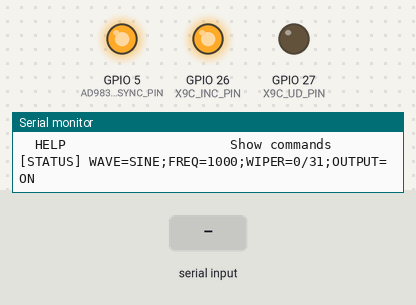
Bench run of a sketch on a simulated ESP32. On the bench: output pins drawn as LEDs (lit = HIGH), the last lines printed to the serial monitor. The test bench sets the inputs (shaded band). Pins used as bus, display or sensor lines are not drawn.

Above: at 1.7 s.
1.8 s: "25\n" received over Serial
At 2.7 s:
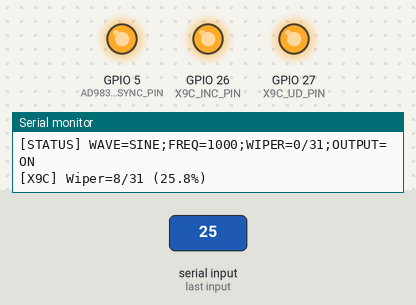
3.3 s: "0\n" received over Serial
At 3.9 s:
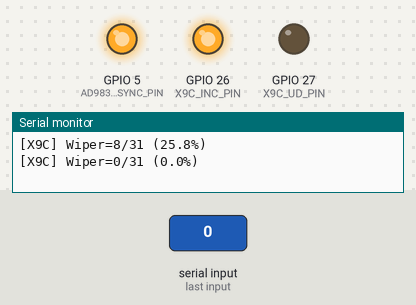
4.8 s: "50\n" received over Serial
At 6.2 s:
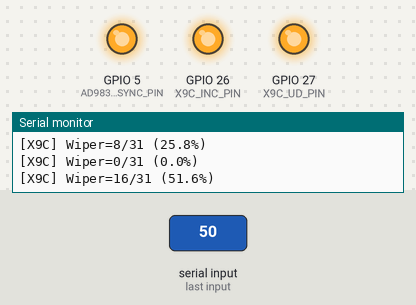
Timing chart, 0 to 7.8 s (numbered marks = the images above; inputs shaded):
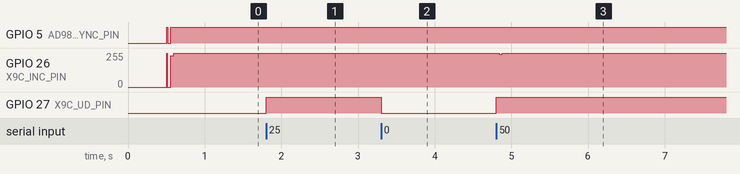

Measured:
- after the input at 1.8 s, GPIO 27 (X9C_UD_PIN): LOW → HIGH at once
- after the input at 3.3 s, GPIO 27 (X9C_UD_PIN): HIGH → LOW at once
- after the input at 4.8 s, GPIO 26 (X9C_INC_PIN): 255/255 → 245/255 at once, → 255/255 0.04 s later; GPIO 27 (X9C_UD_PIN): LOW → HIGH at once

The sketch:

PocketLab_X9C103S_Test.ino
```cpp
/**
 * PocketLab X9C103S amplitude-control test
 *
 * Generates a continuous 1 kHz sine wave with the AD9833 and provides
 * manual X9C103S wiper control through the Serial Monitor.
 *
 * Serial Monitor: 115200 baud; any line ending is acceptable.
 *
 * Commands:
 *   0, 25, 50, 75, 100  Set nominal amplitude percentage
 *   + / -                Move one wiper step
 *   SINE                 Select a 1 kHz sine wave
 *   TRIANGLE             Select a 1 kHz triangle wave
 *   START                Start the selected waveform
 *   STOP                 Move to VL, settle, then stop the AD9833
 *   ZERO                 Force the wiper to the VL endpoint
 *   STATUS               Print the current test state
 *   HELP                 Print command help
 */

#include <Arduino.h>
#include "Ad9833Driver.h"

// AD9833 pins from the existing, tested PocketLab firmware.
constexpr int AD9833_SCLK_PIN = 18;
constexpr int AD9833_SDATA_PIN = 23;
constexpr int AD9833_FSYNC_PIN = 5;

// X9C103S control pins.
constexpr int X9C_CS_PIN = 25;
constexpr int X9C_INC_PIN = 26;
constexpr int X9C_UD_PIN = 27;

constexpr uint32_t TEST_FREQUENCY_HZ = 1000;
constexpr int X9C_MAX_POSITION = 31;
// Slow timing improves signal integrity on the breadboard and easily exceeds
// the X9C103S minimum timing requirements.
constexpr uint32_t X9C_EDGE_DELAY_US = 100;
constexpr uint32_t SAFE_STOP_SETTLE_MS = 25;

Ad9833Driver ad9833(
    AD9833_SCLK_PIN,
    AD9833_SDATA_PIN,
    AD9833_FSYNC_PIN
);

int wiperPosition = 0;
Waveform selectedWaveform = Waveform::Sine;
bool outputRunning = false;

enum class WiperDirection {
    TowardVL,
    TowardVH
};

const char* waveformName(Waveform waveform) {
    return waveform == Waveform::Triangle ? "TRIANGLE" : "SINE";
}

void beginWiperAdjustment(WiperDirection direction) {
    digitalWrite(X9C_INC_PIN, HIGH);
    digitalWrite(
        X9C_UD_PIN,
        direction == WiperDirection::TowardVH ? HIGH : LOW
    );
    delayMicroseconds(X9C_EDGE_DELAY_US);

    digitalWrite(X9C_CS_PIN, LOW);
    delayMicroseconds(X9C_EDGE_DELAY_US);
}

void endWiperAdjustmentWithoutStore() {
    // INC is deliberately already low after the final counted step. Raising
    // CS in this state avoids a nonvolatile-memory store without introducing
    // an additional falling edge and unintended wiper movement.
    digitalWrite(X9C_CS_PIN, HIGH);
    delayMicroseconds(X9C_EDGE_DELAY_US);

    // Return INC high only after the device is deselected.
    digitalWrite(X9C_INC_PIN, HIGH);
}

void moveWiperSteps(WiperDirection direction, int stepCount) {
    if (stepCount <= 0) {
        return;
    }

    beginWiperAdjustment(direction);

    for (int step = 0; step < stepCount; ++step) {
        // Each falling edge moves exactly one position.
        digitalWrite(X9C_INC_PIN, LOW);
        delayMicroseconds(X9C_EDGE_DELAY_US);

        // Leave INC low after the final step so CS can rise without storing
        // the position or creating another counted falling edge.
        if (step + 1 < stepCount) {
            digitalWrite(X9C_INC_PIN, HIGH);
            delayMicroseconds(X9C_EDGE_DELAY_US);
        }
    }

    endWiperAdjustmentWithoutStore();
}

void forceWiperToVL() {
    // 31 downward pulses guarantee VL from any recalled power-up position.
    moveWiperSteps(
        WiperDirection::TowardVL,
        X9C_MAX_POSITION + 1
    );
    wiperPosition = 0;
    Serial.println("[X9C] Wiper forced to VL (0/31)");
}

void setWiperPosition(int requestedPosition) {
    requestedPosition = constrain(
        requestedPosition,
        0,
        X9C_MAX_POSITION
    );

    const int difference = requestedPosition - wiperPosition;

    if (difference > 0) {
        moveWiperSteps(WiperDirection::TowardVH, difference);
    } else if (difference < 0) {
        moveWiperSteps(WiperDirection::TowardVL, -difference);
    }

    wiperPosition = requestedPosition;

    Serial.printf(
        "[X9C] Wiper=%d/%d (%.1f%%)\n",
        wiperPosition,
        X9C_MAX_POSITION,
        100.0f * wiperPosition / X9C_MAX_POSITION
    );
}

void setAmplitudePercentage(int percentage) {
    percentage = constrain(percentage, 0, 100);

    const int position = static_cast<int>(lroundf(
        X9C_MAX_POSITION * percentage / 100.0f
    ));

    setWiperPosition(position);
}

void startOutput() {
    if (ad9833.apply(TEST_FREQUENCY_HZ, selectedWaveform)) {
        outputRunning = true;
        Serial.printf(
            "[TEST] %lu Hz %s started\n",
            static_cast<unsigned long>(TEST_FREQUENCY_HZ),
            waveformName(selectedWaveform)
        );
    } else {
        outputRunning = false;
        Serial.println("[ERROR] AD9833 start failed");
    }
}

void safeStop() {
    Serial.println("[TEST] Safe stop: moving wiper to VL");
    forceWiperToVL();
    delay(SAFE_STOP_SETTLE_MS);
    ad9833.stop();
    outputRunning = false;
    Serial.println("[TEST] Safe stop complete");
}

void printStatus() {
    Serial.printf(
        "[STATUS] WAVE=%s;FREQ=%lu;WIPER=%d/%d;OUTPUT=%s\n",
        waveformName(selectedWaveform),
        static_cast<unsigned long>(TEST_FREQUENCY_HZ),
        wiperPosition,
        X9C_MAX_POSITION,
        outputRunning ? "ON" : "OFF"
    );
}

void printHelp() {
    Serial.println();
    Serial.println("Commands:");
    Serial.println("  0 | 25 | 50 | 75 | 100  Set amplitude percentage");
    Serial.println("  + | -                    Move one wiper step");
    Serial.println("  SINE                     Select/start 1 kHz sine");
    Serial.println("  TRIANGLE                 Select/start 1 kHz triangle");
    Serial.println("  START                    Start selected waveform");
    Serial.println("  STOP                     Safe-stop output");
    Serial.println("  ZERO                     Force wiper to VL");
    Serial.println("  STATUS                   Show current state");
    Serial.println("  HELP                     Show commands");
    Serial.println();
}

void processSerialCommand(String command) {
    command.trim();
    command.toUpperCase();

    if (command.length() == 0) {
        return;
    }

    if (
        command == "0" ||
        command == "25" ||
        command == "50" ||
        command == "75" ||
        command == "100"
    ) {
        setAmplitudePercentage(command.toInt());
    } else if (command == "+") {
        setWiperPosition(wiperPosition + 1);
    } else if (command == "-") {
        setWiperPosition(wiperPosition - 1);
    } else if (command == "SINE") {
        selectedWaveform = Waveform::Sine;
        startOutput();
    } else if (command == "TRIANGLE") {
        selectedWaveform = Waveform::Triangle;
        startOutput();
    } else if (command == "START") {
        startOutput();
    } else if (command == "STOP") {
        safeStop();
    } else if (command == "ZERO" || command == "Z") {
        forceWiperToVL();
    } else if (command == "STATUS" || command == "?") {
        printStatus();
    } else if (command == "HELP" || command == "H") {
        printHelp();
    } else {
        Serial.printf("[ERROR] Unknown command: %s\n", command.c_str());
        printHelp();
    }
}

void setup() {
    Serial.begin(115200);
    delay(500);

    Serial.println();
    Serial.println("====================================");
    Serial.println(" PocketLab X9C103S Amplitude Test");
    Serial.println("====================================");

    // Establish safe X9C logic levels before enabling the GPIO outputs.
    digitalWrite(X9C_CS_PIN, HIGH);
    digitalWrite(X9C_INC_PIN, HIGH);
    digitalWrite(X9C_UD_PIN, LOW);
    pinMode(X9C_CS_PIN, OUTPUT);
    pinMode(X9C_INC_PIN, OUTPUT);
    pinMode(X9C_UD_PIN, OUTPUT);

    if (!ad9833.begin()) {
        Serial.println("[ERROR] Failed to initialize AD9833");
        return;
    }

    forceWiperToVL();
    selectedWaveform = Waveform::Sine;
    startOutput();

    Serial.println("[TEST] Started safely at 0% amplitude");
    printHelp();
    printStatus();
}

void loop() {
    if (Serial.available() > 0) {
        // Both carriage-return and newline Serial Monitor settings work because
        // trim() removes the received line terminator.
        String command = Serial.readStringUntil('\n');
        processSerialCommand(command);
    }
}
```

Ad9833Driver.cpp
```cpp
#include "Ad9833Driver.h"

#include <SPI.h>

namespace {
constexpr uint16_t CONTROL_B28 = 0x2000;
constexpr uint16_t CONTROL_RESET = 0x0100;
constexpr uint16_t CONTROL_SLEEP1 = 0x0080;
constexpr uint16_t CONTROL_SLEEP12 = 0x0040;
constexpr uint16_t CONTROL_OPBITEN = 0x0020;
constexpr uint16_t CONTROL_DIV2 = 0x0008;
constexpr uint16_t CONTROL_MODE = 0x0002;

constexpr uint16_t FREQ0_REGISTER = 0x4000;
constexpr uint16_t PHASE0_REGISTER = 0xC000;
constexpr double TUNING_WORD_SCALE = 268435456.0;
}

Ad9833Driver::Ad9833Driver(
    int sclkPin,
    int sdataPin,
    int fsyncPin,
    double masterClockHz,
    uint32_t spiClockHz
) :
    sclkPin_(sclkPin),
    sdataPin_(sdataPin),
    fsyncPin_(fsyncPin),
    masterClockHz_(masterClockHz),
    spiClockHz_(spiClockHz) {}

bool Ad9833Driver::begin() {
    pinMode(fsyncPin_, OUTPUT);
    digitalWrite(fsyncPin_, HIGH);

    SPI.begin(sclkPin_, -1, sdataPin_, fsyncPin_);
    delay(10);

    initialized_ = true;
    stop();

    Serial.println("[AD9833] Hardware initialized in safe-off state");
    return true;
}

bool Ad9833Driver::apply(uint32_t frequencyHz, Waveform waveform) {
    if (!initialized_ || !supports(waveform) || frequencyHz == 0) {
        return false;
    }

    writeWord(buildControlWord(waveform, true));
    writeFrequency(frequencyHz);
    writeWord(PHASE0_REGISTER);
    writeWord(buildControlWord(waveform, false));
    return true;
}

void Ad9833Driver::stop() {
    if (!initialized_) {
        return;
    }

    writeWord(
        CONTROL_B28 |
        CONTROL_RESET |
        CONTROL_SLEEP1 |
        CONTROL_SLEEP12
    );
}

bool Ad9833Driver::supports(Waveform waveform) {
    return waveform == Waveform::Sine ||
           waveform == Waveform::Triangle ||
           waveform == Waveform::Square;
}

uint16_t Ad9833Driver::buildControlWord(
    Waveform waveform,
    bool reset
) const {
    uint16_t control = CONTROL_B28;

    if (reset) {
        control |= CONTROL_RESET;
    }

    if (waveform == Waveform::Triangle) {
        control |= CONTROL_MODE;
    } else if (waveform == Waveform::Square) {
        control |= CONTROL_OPBITEN | CONTROL_DIV2;
    }

    return control;
}

uint32_t Ad9833Driver::calculateFrequencyWord(uint32_t frequencyHz) const {
    const double tuningWord =
        static_cast<double>(frequencyHz) *
        TUNING_WORD_SCALE /
        masterClockHz_;

    return static_cast<uint32_t>(tuningWord + 0.5);
}

void Ad9833Driver::writeFrequency(uint32_t frequencyHz) {
    const uint32_t frequencyWord = calculateFrequencyWord(frequencyHz);
    const uint16_t lower14 = static_cast<uint16_t>(frequencyWord & 0x3FFF);
    const uint16_t upper14 =
        static_cast<uint16_t>((frequencyWord >> 14) & 0x3FFF);

    writeWord(FREQ0_REGISTER | lower14);
    writeWord(FREQ0_REGISTER | upper14);
}

void Ad9833Driver::writeWord(uint16_t word) {
    SPI.beginTransaction(SPISettings(spiClockHz_, MSBFIRST, SPI_MODE2));
    digitalWrite(fsyncPin_, LOW);
    SPI.transfer16(word);
    digitalWrite(fsyncPin_, HIGH);
    SPI.endTransaction();
}
```

Ad9833Driver.h
```cpp
#pragma once

#include <Arduino.h>

enum class Waveform {
    Sine,
    Square,
    Triangle,
    RampUp,
    RampDown,
    DC
};

class Ad9833Driver {
public:
    Ad9833Driver(
        int sclkPin,
        int sdataPin,
        int fsyncPin,
        double masterClockHz = 25000000.0,
        uint32_t spiClockHz = 1000000
    );

    bool begin();
    bool apply(uint32_t frequencyHz, Waveform waveform);
    void stop();

private:
    static bool supports(Waveform waveform);
    uint16_t buildControlWord(Waveform waveform, bool reset) const;
    uint32_t calculateFrequencyWord(uint32_t frequencyHz) const;
    void writeFrequency(uint32_t frequencyHz);
    void writeWord(uint16_t word);

    int sclkPin_;
    int sdataPin_;
    int fsyncPin_;
    double masterClockHz_;
    uint32_t spiClockHz_;
    bool initialized_ = false;
};
```
